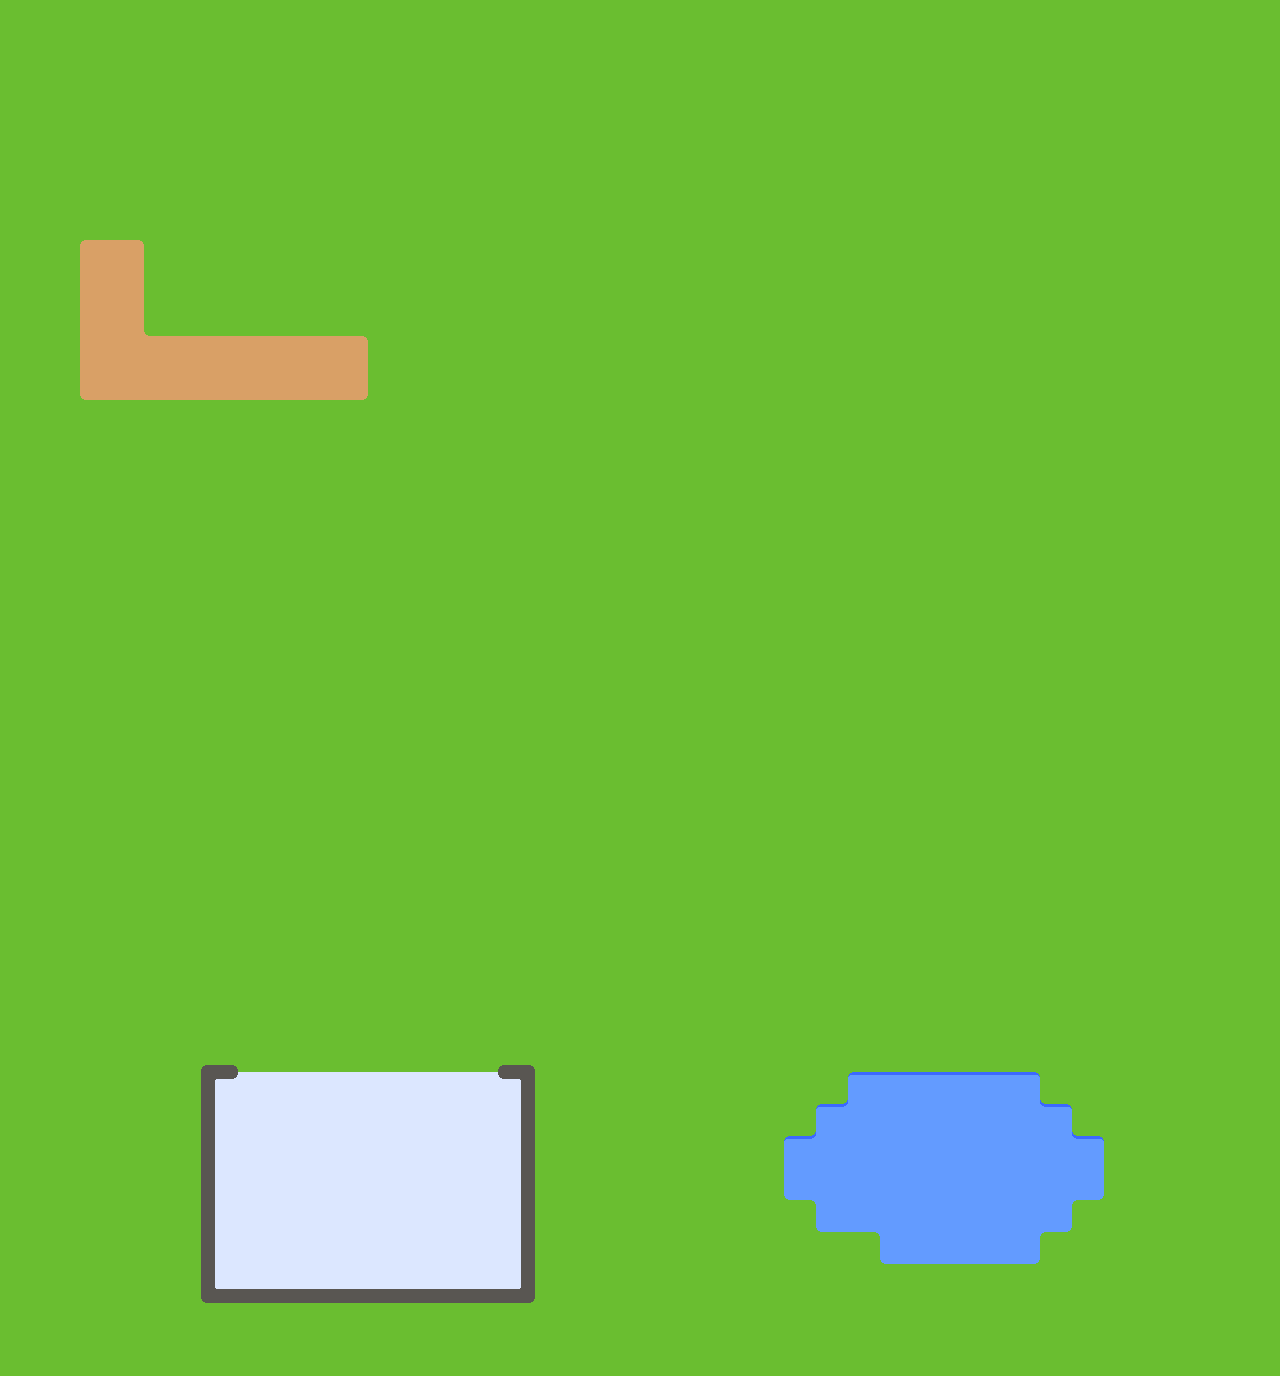

Below is a game level as drawn by its tile map, then a one-line description and the .tmx that defines it (tile-layer data replaced by summaries):
An orthogonal 40x43 tile map with 32x32 px tiles, 3 tile layers (Grass, Carpet, Collider) and 75 objects (21x Fence, 18x Flower, 6x Butterfly, 4x Treasure Chest, 4x Door, ...).

<map version="1.10" tiledversion="1.11.2" orientation="orthogonal" renderorder="right-down" width="40" height="43" tilewidth="32" tileheight="32" infinite="0" nextlayerid="6" nextobjectid="84">
 <properties>
  <property name="description" value="Oversized outdoor sandbox for interaction, collision, and performance testing." />
  <property name="displayName" value="Field Test" />
  <property name="location" value="outside" />
  <property name="name" value="Field Test" />
  <property name="region" value="overworld" />
  <property name="worldX" value="2" />
  <property name="worldY" value="0" />
 </properties>
 <tileset firstgid="1" source="../tilesets/walls3.tsx" />
 <layer id="1" name="Grass" width="40" height="43">
  <data>[1720 cells, 1720 non-empty, 1 distinct tile ids]</data>
 </layer>
 <layer id="4" name="Carpet" width="40" height="43">
  <data>[1720 cells, 191 non-empty, 32 distinct tile ids]</data>
 </layer>
 <layer id="5" name="Collider" width="40" height="43">
  <data>[1720 cells, 27 non-empty, 8 distinct tile ids]</data>
 </layer>
 <objectgroup id="2" name="Objects">
  <object id="1" name="Portal" x="64" y="64" width="128" height="128">
   <properties>
    <property name="portalId" value="field_outside" />
    <property name="targetMap" value="Outside" />
    <property name="targetPortalId" value="outside_field" />
    <property name="variant" value="red_portal" />
   </properties>
  </object>
  <object id="3" name="Flower" x="416" y="160" width="64" height="64">
   <properties>
    <property name="variant" value="flower_red" />
   </properties>
  </object>
  <object id="4" name="Flower" x="480" y="160" width="64" height="64">
   <properties>
    <property name="variant" value="flower_blue" />
   </properties>
  </object>
  <object id="5" name="Flower" x="544" y="160" width="64" height="64">
   <properties>
    <property name="variant" value="flower_yellow" />
   </properties>
  </object>
  <object id="6" name="Flower" x="416" y="224" width="64" height="64">
   <properties>
    <property name="variant" value="flower_yellow" />
   </properties>
  </object>
  <object id="7" name="Flower" x="480" y="224" width="64" height="64">
   <properties>
    <property name="variant" value="flower_red" />
   </properties>
  </object>
  <object id="8" name="Flower" x="544" y="224" width="64" height="64">
   <properties>
    <property name="variant" value="flower_blue" />
   </properties>
  </object>
  <object id="9" name="Flower" x="640" y="160" width="64" height="64">
   <properties>
    <property name="variant" value="flower_1" />
   </properties>
  </object>
  <object id="10" name="Flower" x="704" y="160" width="64" height="64">
   <properties>
    <property name="variant" value="flower_2" />
   </properties>
  </object>
  <object id="11" name="Flower" x="768" y="160" width="64" height="64">
   <properties>
    <property name="variant" value="flower_3" />
   </properties>
  </object>
  <object id="12" name="Treasure Chest" x="384" y="320" width="32" height="32">
   <properties>
    <property name="variant" value="wooden_chest" />
   </properties>
  </object>
  <object id="13" name="Treasure Chest" x="448" y="320" width="32" height="32">
   <properties>
    <property name="variant" value="golden_chest" />
   </properties>
  </object>
  <object id="14" name="Ball" x="544" y="320" width="64" height="64">
   <properties>
    <property name="variant" value="red_ball" />
   </properties>
  </object>
  <object id="15" name="Ball" x="640" y="320" width="64" height="64">
   <properties>
    <property name="variant" value="blue_ball" />
   </properties>
  </object>
  <object id="16" name="Door" x="800" y="160" width="32" height="96">
   <properties>
    <property name="direction" value="Right" />
    <property name="variant" value="wooden_door" />
   </properties>
  </object>
  <object id="17" name="Door" x="800" y="352" width="32" height="96">
   <properties>
    <property name="direction" value="Left" />
    <property name="variant" value="metal_door" />
   </properties>
  </object>
  <object id="18" name="Door" x="32" y="992" width="128" height="32">
   <properties>
    <property name="direction" value="Horizontal" />
    <property name="variant" value="fancy_door" />
   </properties>
  </object>
  <object id="19" name="Bed" x="640" y="1120" width="64" height="128">
   <properties>
    <property name="direction" value="S" />
    <property name="variant" value="bed_long" />
   </properties>
  </object>
  <object id="20" name="Bed" x="960" y="192" width="256" height="128">
   <properties>
    <property name="direction" value="S" />
    <property name="variant" value="bed_big" />
   </properties>
  </object>
  <object id="27" name="Fence" x="352" y="640" width="32" height="32">
   <properties>
    <property name="direction" value="Horizontal" />
   </properties>
  </object>
  <object id="28" name="Fence" x="384" y="640" width="32" height="32">
   <properties>
    <property name="direction" value="Horizontal" />
   </properties>
  </object>
  <object id="31" name="Flower" x="384" y="576" width="64" height="64">
   <properties>
    <property name="variant" value="flower_red" />
   </properties>
  </object>
  <object id="32" name="Flower" x="448" y="576" width="64" height="64">
   <properties>
    <property name="variant" value="flower_blue" />
   </properties>
  </object>
  <object id="33" name="Flower" x="512" y="576" width="64" height="64">
   <properties>
    <property name="variant" value="flower_yellow" />
   </properties>
  </object>
  <object id="34" name="Flower" x="160" y="544" width="64" height="64">
   <properties>
    <property name="variant" value="flower_1" />
   </properties>
  </object>
  <object id="35" name="Flower" x="224" y="608" width="64" height="64">
   <properties>
    <property name="variant" value="flower_2" />
   </properties>
  </object>
  <object id="36" name="Flower" x="288" y="672" width="64" height="64">
   <properties>
    <property name="variant" value="flower_3" />
   </properties>
  </object>
  <object id="37" name="Treasure Chest" x="896" y="672" width="32" height="32">
   <properties>
    <property name="variant" value="golden_chest" />
   </properties>
  </object>
  <object id="38" name="Treasure Chest" x="960" y="672" width="32" height="32">
   <properties>
    <property name="variant" value="wooden_chest" />
   </properties>
  </object>
  <object id="39" name="Door" x="1088" y="672" width="128" height="32">
   <properties>
    <property name="direction" value="Horizontal" />
    <property name="variant" value="fancy_door" />
   </properties>
  </object>
  <object id="40" name="Ball" x="1120" y="768" width="64" height="64">
   <properties>
    <property name="variant" value="red_ball" />
   </properties>
  </object>
  <object id="41" name="Flower" x="1056" y="864" width="64" height="64">
   <properties>
    <property name="variant" value="flower_red" />
   </properties>
  </object>
  <object id="42" name="Flower" x="1120" y="864" width="64" height="64">
   <properties>
    <property name="variant" value="flower_blue" />
   </properties>
  </object>
  <object id="43" name="Flower" x="1184" y="864" width="64" height="64">
   <properties>
    <property name="variant" value="flower_yellow" />
   </properties>
  </object>
  <object id="53" name="Crop" x="160" y="800" width="64" height="128">
   <properties>
    <property name="variant" value="tomato" />
   </properties>
  </object>
  <object id="54" name="Crop" x="224" y="800" width="64" height="128">
   <properties>
    <property name="variant" value="carrot" />
   </properties>
  </object>
  </objectgroup>
 <objectgroup id="3" name="Mobs">
  <!-- 9 objects omitted --></objectgroup>
</map>
<!-- 39 of 75 objects omitted -->
